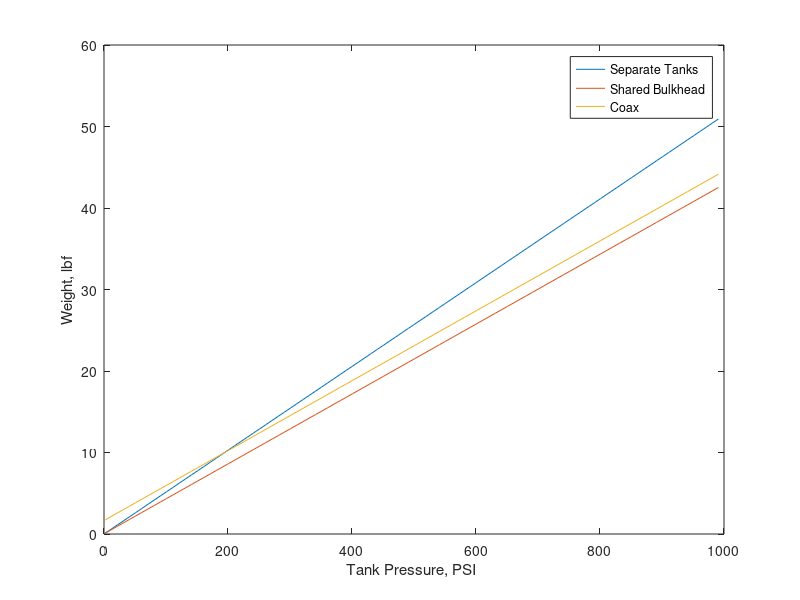
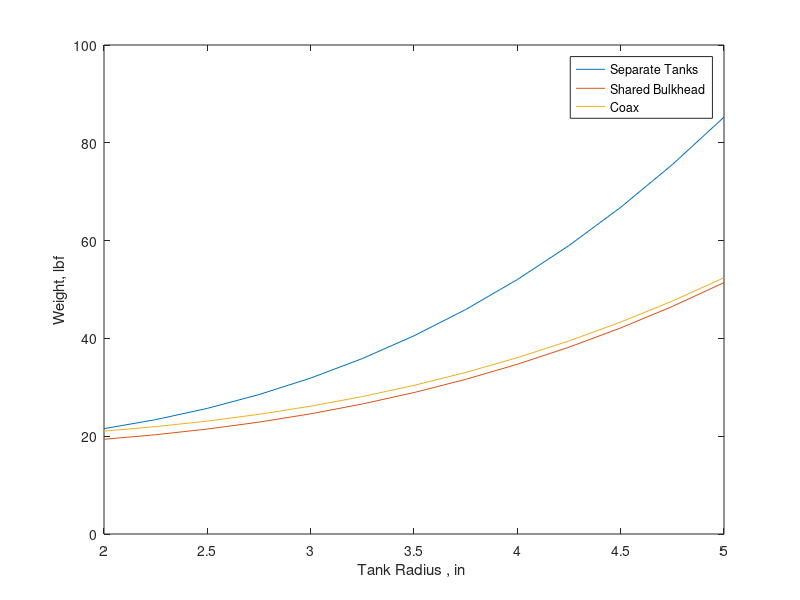

Write MATLAB code to recreate these figures, in order.
%% Tank Sizing 
% guesstimates weights of various tank configurations based on thin walled
% hoop stress approximations, script assumes tank pressures are the same

% does not account for compressive, intertial loads
% uhhhhh thocik walls and small radii make thin wall assumption less
% reliable
% strain????
% This flaming pile of shit is absolutley not the fault of Forrest Lim

%% Input Variables
OF = 3 ; % Oxidizer : fuel ratio
Isp = 220 ; % Specific impulse
SF = 4 ; % Safety factor
r = 2.5 ; % Approximate average radius , in
p = 500 ; % tank pressure, PSI
ullage = 15 ; % % ullage percentage
strength = 40000; % yield tensile strength, PSI
maxT = strength / SF ; % max tensile stress
minDeltaP = 50 ; % minimum pressure differential across shared walls
rhoLOx = .0394 ; % density LOx, 1 bar, -280F, lbm/in^3
rhoCH4 = .015 ; % density methane at -260F , lbm/in^3
rhoTank = .1 ; % density of tank material, lbm/in^3

%% Generic Math
wTotal = 9208 / Isp ;
wCH4 = wTotal / ( OF + 1 ) ;
wLOx = wTotal * OF / ( OF + 1 ) ;
vCH4 = ( 1 + ullage / 100 ) * wCH4 / rhoCH4 ;
vLOx = ( 1 + ullage / 100 ) * wLOx / rhoLOx ;
wallThickness = p * r / maxT ; % required wall thickness, based on hoop stresses and maximum tensile stress
domeThickness = p * r / ( 2 * maxT ) ; 

fprintf( "\nTotal propellant weight: %.2f lbf " , wTotal ) ;
fprintf( "\nOF ratio : %.2f " , OF ) ;
fprintf( "\nWeight Methane: %.2f lbf " , wCH4 ) ;
fprintf( "\nWeight LOx : %.2f lbf " , wLOx ) ;
fprintf( "\nVolume Methane, including %.2f percent ullage: %.2f cubic in " , ullage , vCH4 ) ;
fprintf( "\nVolume LOx, incuding %.2f percent ullage : %.2f cubic in " , ullage , vLOx ) ;
fprintf( "\nMinimum wall thickness at %.0f PSI : %.4f in " , p , wallThickness ) ;

%% Separate Tanks
% assumes perfectly hemispherical bulkheads

% CH4
hCH4 = ( vCH4 - ( 4 / 3 * pi * r ^ 3 ) ) / ( pi * r ^ 2 ) ; % height of straight pipe

% LOx
hLOx = ( vLOx - ( 4 / 3 * pi * r ^ 3 ) ) / ( pi * r ^ 2 ) ; % height of straight pipe

wStraight = rhoTank * wallThickness * pi * 2 * r * ( hLOx + hCH4 ) ; 
wSeparate = wStraight + ( 8 * pi * r ^ 2 * domeThickness ) ;
 

fprintf( "\nSeparate Tank Total Weight: %.1f lbf" , wSeparate ) ;

%% Shared Bulkhead, Coax
% assumes same pressure in both tanks, tank can be considered single, large
% pressure vessel;
vTotal = vCH4 + vLOx ;
hTotal = ( vTotal - ( 4 / 3 * pi * r ^ 3 ) ) / ( pi * r ^ 2 ) ; % height of straight pipe
wStraightTotal = rhoTank * wallThickness * pi * 2 * hTotal * r ;
wDomesTotal = 4 * pi * r ^ 2 * domeThickness ;
wSubTotal = wDomesTotal + wStraightTotal ; % weight of outer tank

tSub = minDeltaP * r / maxT ; % thickness required for inner tank or shared bulkhead 
wCoaxInner = rhoTank * tSub * pi * 2 * r * hTotal ;
wSharedDome = rhoTank * pi *  r ^ 2 * tSub ;

% 
fprintf( "\nShared Bulkhead Total Weight: %.1f lbf" , wSubTotal + wSharedDome ) ;
fprintf( "\nCoax Weight: %.1f lbf\n" , wSubTotal + wCoaxInner ) ;


%% Graphs
% a loop cuz im lazy pls no bully
weightSeparate = [ 1 : 10 : 1000 ] ;
weightShared = [ 1 : 10 : 1000 ] ; 
weightCoax = [ 1 : 10 : 1000 ] ; 
pressure = [ 1 : 10 : 1000 ] ; 
for index = 1 : 100 
    wallThickness = pressure( index ) * r / maxT ; % required wall thickness, based on hoop stresses and maximum tensile stress
    domeThickness = pressure( index ) * r / ( 2 * maxT ) ;
    
    hCH4 = ( vCH4 - ( 4 / 3 * pi * r ^ 3 ) ) / ( pi * r ^ 2 ) ; % height of straight pipe
    hLOx = ( vLOx - ( 4 / 3 * pi * r ^ 3 ) ) / ( pi * r ^ 2 ) ; % height of straight pipe

    wStraight = rhoTank * wallThickness * pi * 2 * r * ( hLOx + hCH4 ) ; 
    weightSeparate( index ) = wStraight + ( 8 * pi * r ^ 2 * domeThickness ) ;

    vTotal = vCH4 + vLOx ;
    hTotal = ( vTotal - ( 4 / 3 * pi * r ^ 3 ) ) / ( pi * r ^ 2 ) ; % height of straight pipe
    wStraightTotal = rhoTank * wallThickness * pi * 2 * hTotal * r ;
    wDomesTotal = 4 * pi * r ^ 2 * domeThickness ;
    wSubTotal = wDomesTotal + wStraightTotal ; % weight of outer tank

    tSub = minDeltaP * r / maxT ; % thickness required for inner tank or shared bulkhead 
    wCoaxInner = rhoTank * tSub * pi * 2 * r * hTotal ;
    wSharedDome = rhoTank * pi *  r ^ 2 * tSub ;

    weightShared( index ) = wSubTotal + wSharedDome ;
    weightCoax( index ) = wSubTotal + wCoaxInner ;
end

figure( 1 ) ;
plot( pressure , weightSeparate ) ;
hold on ; 
xlabel( "Tank Pressure, PSI " ) ; 
ylabel( "Weight, lbf" ) ; 
plot( pressure , weightShared ) ;
plot( pressure , weightCoax ) ;
legend( "Separate Tanks" , "Shared Bulkhead", "Coax" ) ;

weightSeparate = [ 2 : .25 : 5 ] ;  
weightShared = [ 2 : .25 : 5 ] ; 
weightCoax = [ 2 : .25 : 5 ] ; 
radius = [ 2 : .25 : 5 ] ; 
for index = 1 : length( radius )  
    r = radius( index ) ;
    wallThickness = p * r / maxT ; % required wall thickness, based on hoop stresses and maximum tensile stress
    domeThickness = p * r / ( 2 * maxT ) ;
    
    hCH4 = ( vCH4 - ( 4 / 3 * pi * r ^ 3 ) ) / ( pi * r ^ 2 ) ; % height of straight pipe
    hLOx = ( vLOx - ( 4 / 3 * pi * r ^ 3 ) ) / ( pi * r ^ 2 ) ; % height of straight pipe

    wStraight = rhoTank * wallThickness * pi * 2 * r * ( hLOx + hCH4 ) ; 
    weightSeparate( index ) = wStraight + ( 8 * pi * r ^ 2 * domeThickness ) ;

    vTotal = vCH4 + vLOx ;
    hTotal = ( vTotal - ( 4 / 3 * pi * r ^ 3 ) ) / ( pi * r ^ 2 ) ; % height of straight pipe
    wStraightTotal = rhoTank * wallThickness * pi * 2 * hTotal * r ;
    wDomesTotal = 4 * pi * r ^ 2 * domeThickness ;
    wSubTotal = wDomesTotal + wStraightTotal ; % weight of outer tank

    tSub = minDeltaP * r / maxT ; % thickness required for inner tank or shared bulkhead 
    wCoaxInner = rhoTank * tSub * pi * 2 * r * hTotal ;
    wSharedDome = rhoTank * pi *  r ^ 2 * tSub ;

    weightShared( index ) = wSubTotal + wSharedDome ;
    weightCoax( index ) = wSubTotal + wCoaxInner ;
end

figure( 2 ) ;
title( "Shared Bulkhead Weight vs Radius" ) ;
plot( radius , weightSeparate ) ;
hold on ; 
xlabel( "Tank Radius , in " ) ; 
ylabel( "Weight, lbf" ) ; 
plot( radius , weightShared ) ;
plot( radius , weightCoax ) ;
legend( "Separate Tanks" , "Shared Bulkhead", "Coax" ) ;

clear ;

